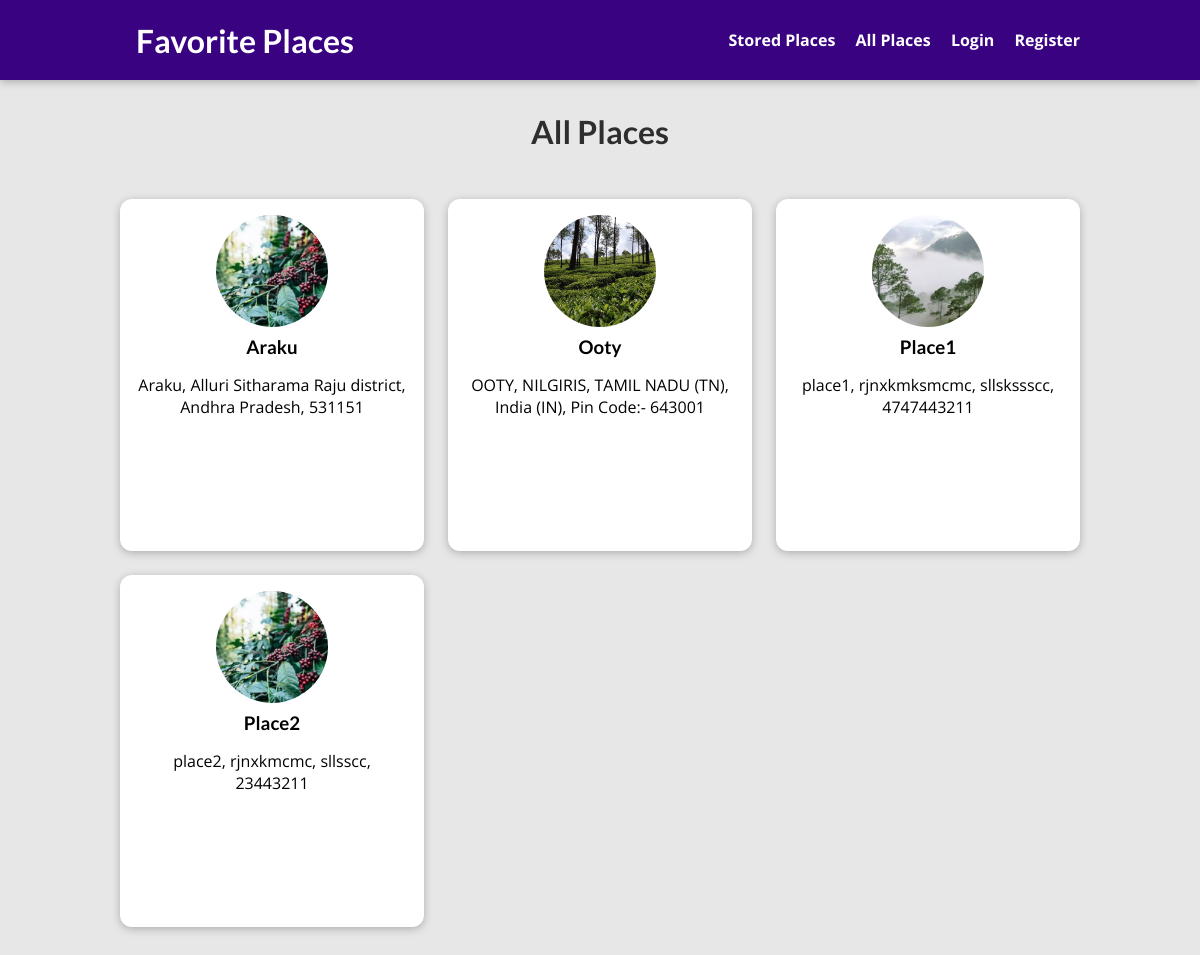
The app's page /posts/, older data.
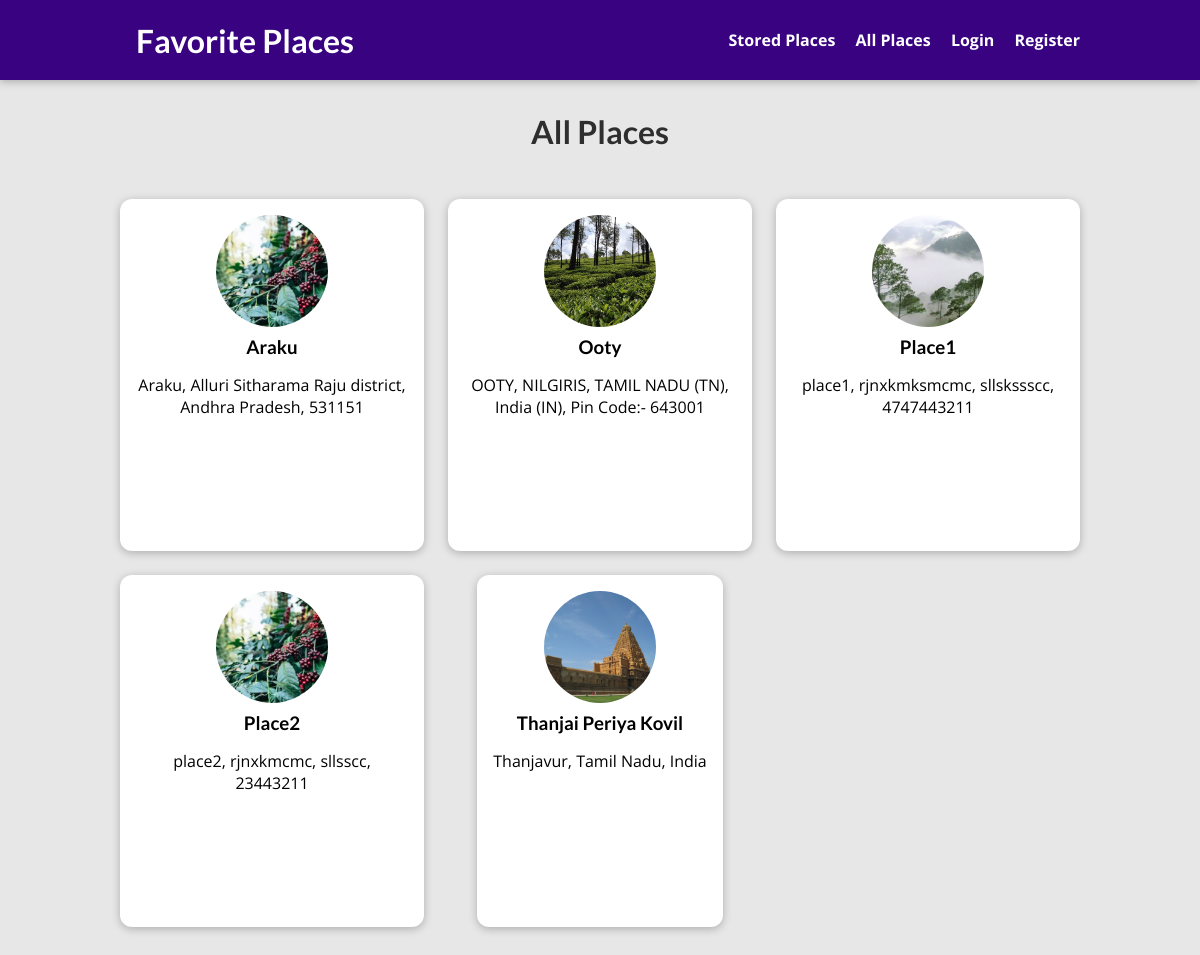
The same page, newer data.
### blog/models.py (models this page shows, shortened)
class Post(models.Model):
    title = models.CharField(max_length=150)
    address = models.CharField(max_length=200)
    image = models.ImageField(upload_to="images")
    date = models.DateField(auto_now=True)
    content = models.TextField(validators=[MinLengthValidator(10)])
    slug = models.SlugField(unique=True,db_index=True)
    tags = models.ManyToManyField(Tag, related_name="posts")
    author = models.ForeignKey(User,related_name="posts",on_delete=models.CASCADE)

### blog/views.py (the view)
# urls.py: path('posts/', views.AllPostsView.as_view(), name='posts_page'),     # ourdomain/posts
class AllPostsView(ListView):
    template_name = "blog/all-posts.html"
    model = Post
    context_object_name = "posts"
    '''def get_context_data(self, **kwargs) :
        context = super().get_context_data(**kwargs)
        context['user'] = self.request.user
        return context'''

### blog/templates/blog/all-posts.html (shortened to what this page needs)
{% extends 'base.html' %}
{% load static %}
{% block css_files %}
    <link rel="stylesheet" href="{% static 'blog/post.css' %}" />
    <link rel="stylesheet" href="{% static 'blog/all-posts.css' %}">
{% endblock %}
{% block content %}
<section id="all-posts">
    {%if user_name%}
    <h2>All Places by {{user_name}}</h2>
    {%else%}
    <h2>All Places</h2>
    {%endif%}
    <ul>
        {% for post in posts %}
        {% include "blog/includes/post.html" with post=post%}
        {% endfor %}
    </ul>
</section>
{% endblock %}

### blog/templates/blog/includes/post.html
<li>
    <article class="post">
        <a href="{% url 'post_detail_page' post.slug %}">
            <img src="{{post.image.url}}" alt="{{post.title}}" />
            <div class="post__content">
                <h3>{{post.title}}</h3>
                <p>{{post.address}}</p>
            </div>
        </a>
    </article>
</li>

Row changes from the older to the newer data that the page shows:
added Post: image (picture), title "Thanjai Periya Kovil", address "Thanjavur, Tamil Nadu, India"
